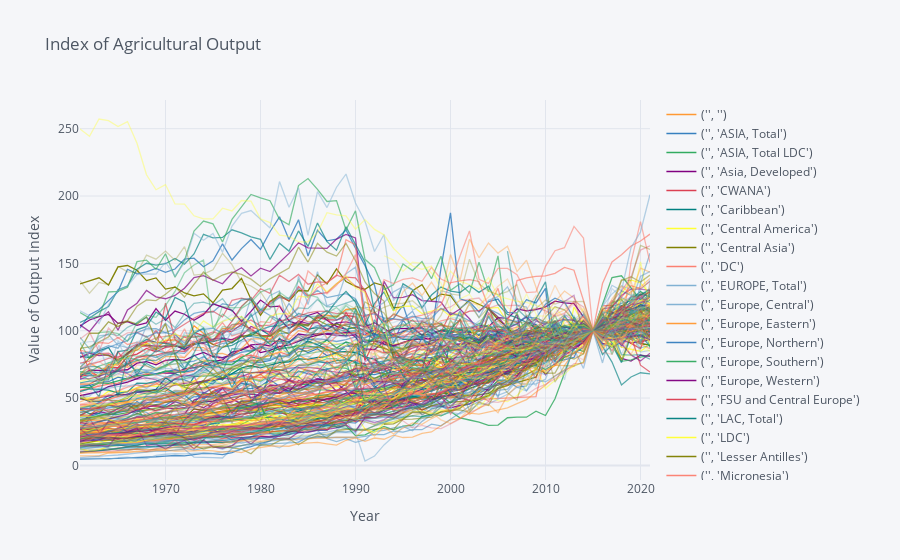

The notebook cell saved with this chart:
### Markdown cell above
Plot growth in output for all countries for 1961 on:

### Code cell
#% pip install cufflinks
import cufflinks as cf
cf.go_offline()

df = get_ag_data()

df['Output'].unstack().T.iplot(title="Index of Agricultural Output",
                               yTitle='Value of Output Index',
                               xTitle='Year')
